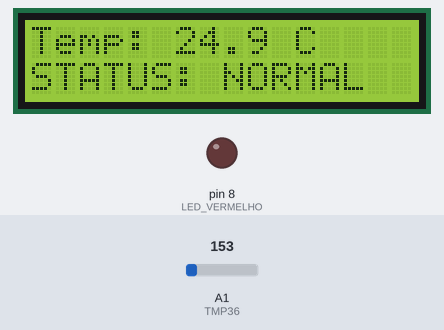
This sketch was run on a simulated Arduino Uno, built with avr-gcc and run on an emulated ATmega328P. Parts: 16×2 character LCD, output pins drawn as LEDs (lit = HIGH). The inputs (shaded band) are chosen by the test bench; at power-on: A1 (TMP36) = 153. What the sketch prints to the serial monitor is not drawn.

Above: at 1.2 s.
1.3 s: A1 (TMP36) set to 181
At 2.8 s:
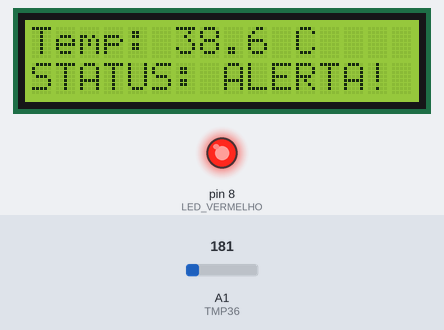
At 6.46 s:
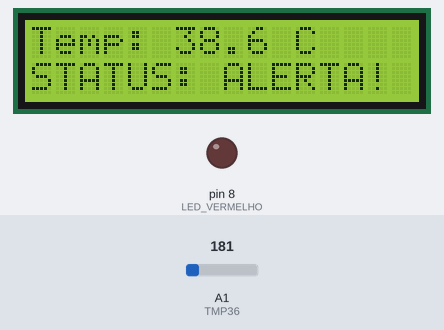
Timing chart, 0 to 8.0 s (numbered marks = the images above; inputs shaded):
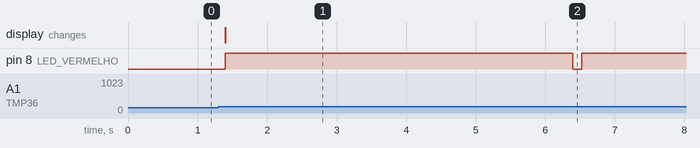

The sketch:

sala.ino
```cpp
#include <Wire.h>
#include <LiquidCrystal_I2C.h>

// Configura o endereço I2C do display (0x27 é o padrão mais comum)
LiquidCrystal_I2C lcd(0x20, 16, 2);

#define TMP36         A1
#define LED_VERMELHO  8

void setup() {
  Serial.begin(9600);

  // Configura os pinos
  pinMode(TMP36, INPUT);
  pinMode(LED_VERMELHO, OUTPUT);

  // Inicializa o LCD e liga a luz de fundo
  lcd.init();
  lcd.backlight();
}

void loop() {
  int Valor;
  float Temperatura;

  // 1. Faz a leitura do sensor
  Valor = analogRead(TMP36);

  // 2. Converte a leitura para Graus Celsius (seu cálculo original)
  Temperatura = (Valor - 20) * (125.0 + 40.0) / (358.0 - 20.0) - 40;

  // Exibe a temperatura no Monitor Serial
  Serial.print("Temperatura : ");
  Serial.println(Temperatura);

  // --- EXIBINDO NO DISPLAY LCD ---
  lcd.setCursor(0, 0); // Vai para a Coluna 0, Linha 0 (primeira linha)
  lcd.print("Temp: ");
  lcd.print(Temperatura, 1); // Exibe a temperatura com 1 casa decimal
  lcd.print(" C  ");         // Colocamos espaços extras no final para limpar caracteres "fantasmas"

  // 3. Lógica do Alerta (Acender por 5 segundos a partir de 30 graus)
  if (Temperatura >= 30.0) {
    lcd.setCursor(0, 1);             // Vai para a segunda linha
    lcd.print("STATUS: ALERTA! ");   // Mostra aviso no LCD

    digitalWrite(LED_VERMELHO, HIGH); // Liga o LED
    delay(5000);                      // Mantém tudo parado (aceso) por 5 segundos
    digitalWrite(LED_VERMELHO, LOW);  // Desliga o LED após o tempo passar
  } else {
    lcd.setCursor(0, 1);             // Vai para a segunda linha
    lcd.print("STATUS: NORMAL  ");   // Mostra status normal no LCD
  }

  delay(100); // Pequena pausa para não travar o simulador com tantas leituras
}
```

Measured:
- the behaviour switches between 163 and 164 on A1 (TMP36) (found by bisection; images 0 and 1)
- after the input at 1.3 s, pin 8 (LED_VERMELHO): LOW → HIGH after 0.10 s, → LOW 5.0 s later, → HIGH 0.13 s later; the display: changes after 0.10 s (image 1)
